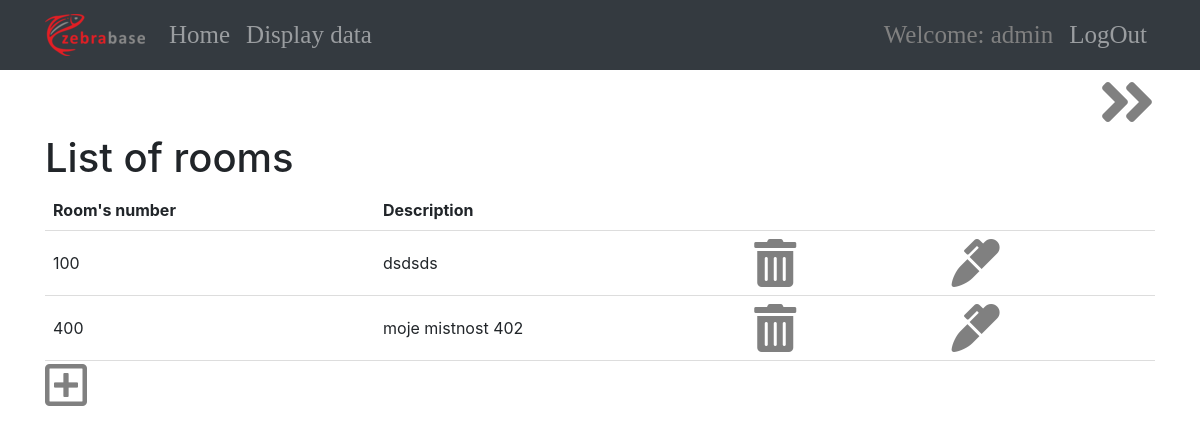
The page /rooms/ (signed in) on the database as committed earlier.
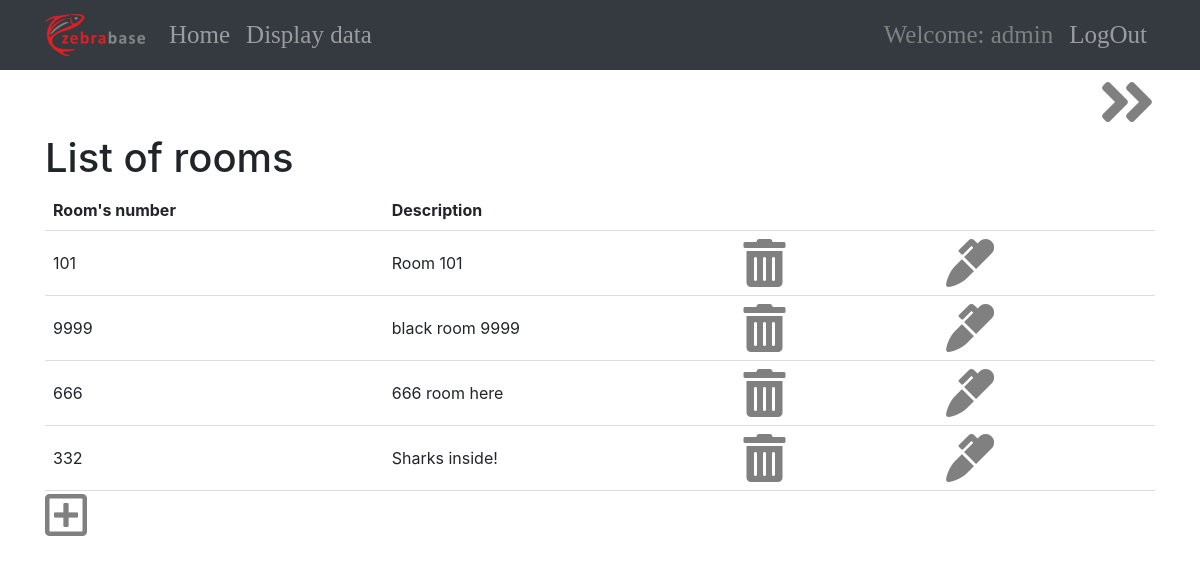
The same page on the database as committed later.
### management/models.py (models this page shows, shortened)
class Room(models.Model):
    number = models.IntegerField()
    description = models.TextField()

### management/views.py (the view)
# urls.py: path('rooms/',login_required(RoomView.as_view()),name='rooms'),
class RoomView(ListView):
    template_name = 'rooms.html'
    model = Room
    context_object_name = 'rooms'

### management/templates/rooms.html (shortened to what this page needs)
<!DOCTYPE html>
{% extends "base.html" %}
{% block content%}
<i style = "float: right;color:grey;"onclick="goForward()" class="fas fa-angle-double-right fa-4x"></i>
<br>
<h1>List of rooms</h1>
<table style="border-collapse: collapse;width: 100%;">
<tr>
  <th style ="padding: 8px;text-align: left;border-bottom: 1px solid #ddd; text-align: left;">Room's number</th>
  <th style ="padding: 8px;text-align: left;border-bottom: 1px solid #ddd; text-align: left;">Description</th>
  <th style ="padding: 8px;text-align: left;border-bottom: 1px solid #ddd; text-align: left;"></th>
  <th style ="padding: 8px;text-align: left;border-bottom: 1px solid #ddd; text-align: left;"></th>
</tr>
  {% for room in rooms %}
<tr class = "select" data-link="{{room.pk}}">
  <td style ="padding: 8px;text-align: left;border-bottom: 1px solid #ddd;">{{room.number}}</th>
  <td style ="padding: 8px;text-align: left;border-bottom: 1px solid #ddd;">{{room.description}}</th>
  <td style ="padding: 8px;text-align: left;border-bottom: 1px solid #ddd;"><a style="padding-right:25px; color:grey" href="{{room.pk}}/delete"><i class="fas fa-trash-alt fa-3x"></i></a></th>
  <td style ="padding: 8px;text-align: left;border-bottom: 1px solid #ddd;"><a style="padding-right:25px; color:grey" href="{{room.pk}}/update"><i class="fas fa-marker fa-3x"></i></a></th>
</tr>
  {% endfor%}
</table>
<a style= "color:grey;" href="{% url 'room_add'%}"><i class="far fa-plus-square fa-3x"></i></a>
{% endblock %}

### management/templates/base.html (shortened to what this page needs)
<!DOCTYPE html>
<html lang="en" dir="ltr">
  <head>
    {% load staticfiles %}
    <link rel="stylesheet" href="https://stackpath.bootstrapcdn.com/bootstrap/4.3.1/css/bootstrap.min.css">
    <link rel="stylesheet" href="https://use.fontawesome.com/releases/v5.7.2/css/all.css">
  </head>
  <body>
    <nav class="navbar navbar-expand-lg navbar-dark bg-dark" style = "font-family: 'Viga';font-size: 25px; " >
      <div class="container">
      <a class="navbar-brand" href="{% url 'index'%}"><img src="{% static "images/logo.png" %}" alt="not found" ></a>
      <div class="collapse navbar-collapse"id="navbarText" >
        <ul class="navbar-nav mr-auto">
          <li class="nav-item">
            <a class="nav-link" href="{% url 'index'%}">Home</a>
          </li>
          <li class="nav-item">
            <a class="nav-link" href="{% url 'rooms'%}">Display data</a>
          </li>
        </ul>
        <ul class="nav navbar-nav navbar-right">
        <div style = "color:grey;" class="nav-link" >Welcome: {{ user }} </div>
        <a class="nav-link" href="{% url 'logout' %}">LogOut</a>
        </ul>
      </div>
      </div>
    </nav>
    <div class="container">
      {% block content %}
      {% endblock %}
    </div>
  </body>
</html>

Rows that differ between the two databases and show on the page:
removed Room: number "100", description "dsdsds"
removed Room: number "400", description "moje mistnost 402"
added Room: number "101", description "Room 101"
added Room: number "9999", description "black room 9999"
added Room: number "666", description "666 room here"
added Room: number "332", description "Sharks inside!"
